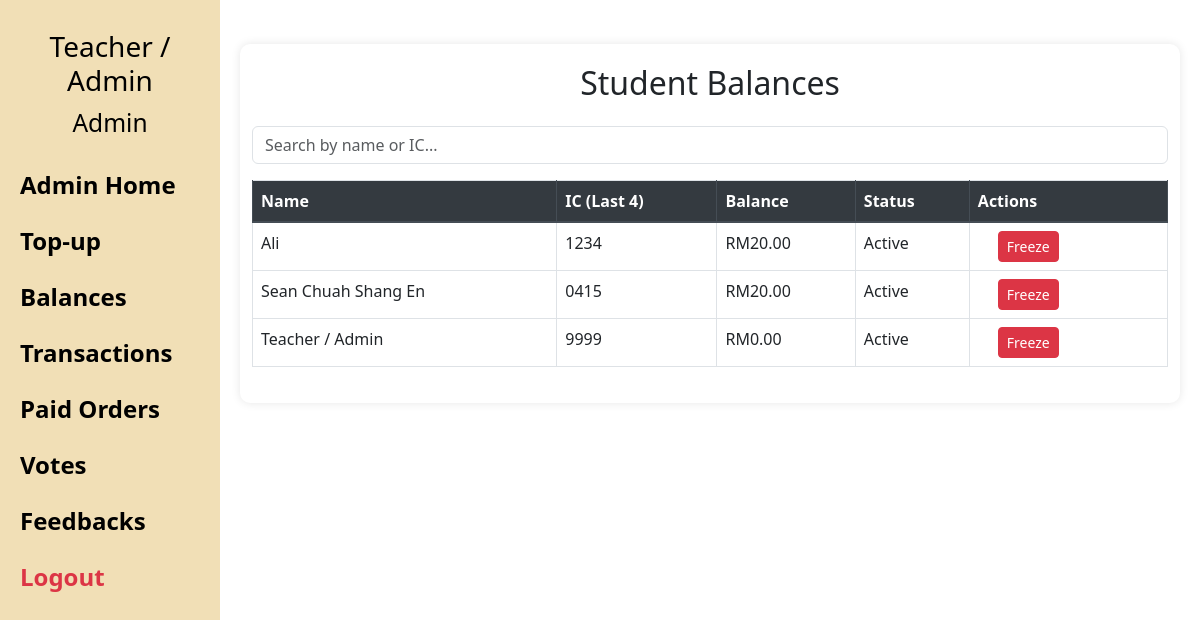
Screenshot of /student_balances (signed in) with the database file from the repository.
### models.py (models this page shows)
class StudentInfo(db.Model, UserMixin):
    __tablename__ = 'student_info'
    id = db.Column(db.Integer, primary_key=True)
    name = db.Column(db.String(100))
    ic_number = db.Column(db.String(4), unique=True)
    pin = db.Column(db.String(4), nullable=False)  # PIN for login
    password = db.Column(db.String(10),)  # Password for admin login
    role = db.Column(db.String(10), default='student')  # 'admin' or 'student'
    balance = db.Column(db.Integer, default=0)
    frozen = db.Column(db.Boolean, default=False)

### app.py (the view)
@app.route('/student_balances')
@login_required
def student_balances():
    if current_user.role != 'admin':
        return redirect(url_for('home'))
    students = StudentInfo.query.order_by(StudentInfo.name).all()
    return render_template('student_balances.html', students=students)

### app.py (called while the page is built)
@app.before_request
def make_session_non_permanent():
    session.permanent = False

@login_manager.user_loader
def load_user(user_id):
    return StudentInfo.query.get(int(user_id))

@app.context_processor
def inject_user():
    return {'user': current_user}

### templates/student_balances.html (shortened to what this page needs)
{% extends "base.html" %}
{% block content %}
<div class="container mt-4">
  <h2 class="mb-4">Student Balances</h2>
  <input type="text" id="search" placeholder="Search by name or IC..." class="form-control mb-3">
  <table class="table table-bordered table-hover">
    <thead class="thead-dark">
      <tr>
        <th>Name</th>
        <th>IC (Last 4)</th>
        <th>Balance</th>
        <th>Status</th>
        <th>Actions</th>
      </tr>
    </thead>
    <tbody>
      {% for s in students %}
      <tr class="{% if s.frozen %}table-danger{% endif %}">
        <td>{{ s.name }}</td>
        <td>{{ s.ic_number }}</td>
        <td>RM{{ "%.2f"|format(s.balance) }}</td>
        <td>{{ 'Frozen' if s.frozen else 'Active' }}</td>
        <td>
          <form method="POST" action="{{ url_for('toggle_card_status') }}" class="d-inline">
            <button type="submit" class="btn btn-sm {{ 'btn-success' if s.frozen else 'btn-danger' }}">
              {{ 'Unfreeze' if s.frozen else 'Freeze' }}
            </button>
          </form>
        </td>
      </tr>
      {% endfor %}
    </tbody>
  </table>
</div>
{% endblock %}

### templates/base.html (shortened to what this page needs)
<!DOCTYPE html>
<html lang="en" xml:lang="en">
<head>
  <link rel="stylesheet" href="/static/style.css" />
  <link rel="stylesheet" href="https://stackpath.bootstrapcdn.com/bootstrap/4.4.1/css/bootstrap.min.css"
 />
  <link rel="stylesheet" href="https://stackpath.bootstrapcdn.com/font-awesome/4.7.0/css/font-awesome.min.css"
 />
  <link rel="stylesheet" href="https://cdn.jsdelivr.net/npm/bootstrap@5.3.0/dist/css/bootstrap.min.css">
</head>
<body>
  {% if user.is_authenticated %}
    <div class="wrapper">
      <div class="sidenav" id="sidebar">
        <div class="user-info">
          {% if user.is_authenticated %}
            <h3>{{ user.name }}</h3>
            <h3><small>{{ user.role|capitalize }}</small></h3>
          {% endif %}
        </div>
        {% if user.is_authenticated %}
          {% if user.role == 'student' %}
              <br>
              <br>
              <a href="{{ url_for('student_dashboard') }}">Dashboard</a>
              <a href="{{ url_for('order') }}">Order</a>
              <a href="{{ url_for('payment') }}">Payment</a>
              <a href="{{ url_for('vote') }}">Vote</a>
              <a href="{{ url_for('feedback') }}">Feedback</a>
          {% elif user.role == 'admin' %}
              <a href="{{ url_for('admin_dashboard') }}">Admin Home</a>
              <a href="{{ url_for('topup') }}">Top-up</a>
              <a href="{{ url_for('student_balances') }}">Balances</a>
              <a href="{{ url_for('transactions') }}">Transactions</a>
              <a href="{{ url_for('paid_orders') }}">Paid Orders</a>
              <a href="{{ url_for('vote') }}">Votes</a>
              <a href="{{ url_for('feedback') }}">Feedbacks</a>
          {% endif %}
        <a href="{{ url_for('logout') }}" class="text-danger">Logout</a>
        {% endif %}
      </div>
    </div>
  {% endif %}
  <div class="main">
  {% block content %}{% endblock %}
</div>
</body>
</html>

### static/style.css (style rules this page uses)
.sidenav { width: 220px; background-color: #f1dfb6; color: black; padding-top: 20px; position: sticky; top: 0; height: 100vh; overflow-y: auto; flex-shrink: 0; transition: transform 0.3s ease-in-out; z-index: 1000; }
.sidenav a { padding: 10px 20px; display: block; color: black; text-decoration: none; font-size: 24px; font-weight: bold; }
.wrapper { display: flex; width: auto; }
.main { flex-grow: 1; padding: 20px; }
.sidenav .user-info { padding: 10px 20px; font-weight: bold; text-align: center; }
body { font-family: Arial, sans-serif; background-color: #f5f5f5; display: flex; min-height: 100vh; margin: 0; padding: 0; }
.container { padding: 20px; max-width: 90vw; margin: auto; background: white; border-radius: 10px; box-shadow: 0 0 10px rgba(0,0,0,0.1); touch-action: manipulation; }
h2, h3 { color: #333; text-align: center; font-size: 1.8em; }
button { padding: 12px 20px; background-color: #007BFF; color: white; border: none; border-radius: 10px; text-decoration: none; font-size: 1.1em; cursor: pointer; display: inline-block; margin-top: 10px; }
input, textarea, select { width: 100%; padding: 12px; font-size: 1.1em; margin-bottom: 15px; border-radius: 8px; border: 1px solid #ccc; box-sizing: border-box; }
form { max-width: 500px; margin: 0 auto; padding: 20px; }

### rows the page displays
StudentInfo: name "Teacher / Admin", role "Admin", ic_number "9999", balance "0.00", frozen "Active", frozen "Freeze"
StudentInfo: name "Ali", ic_number "1234", balance "20.00", frozen "Active", frozen "Freeze"
StudentInfo: name "Sean Chuah Shang En", ic_number "0415", balance "20.00", frozen "Active", frozen "Freeze"
